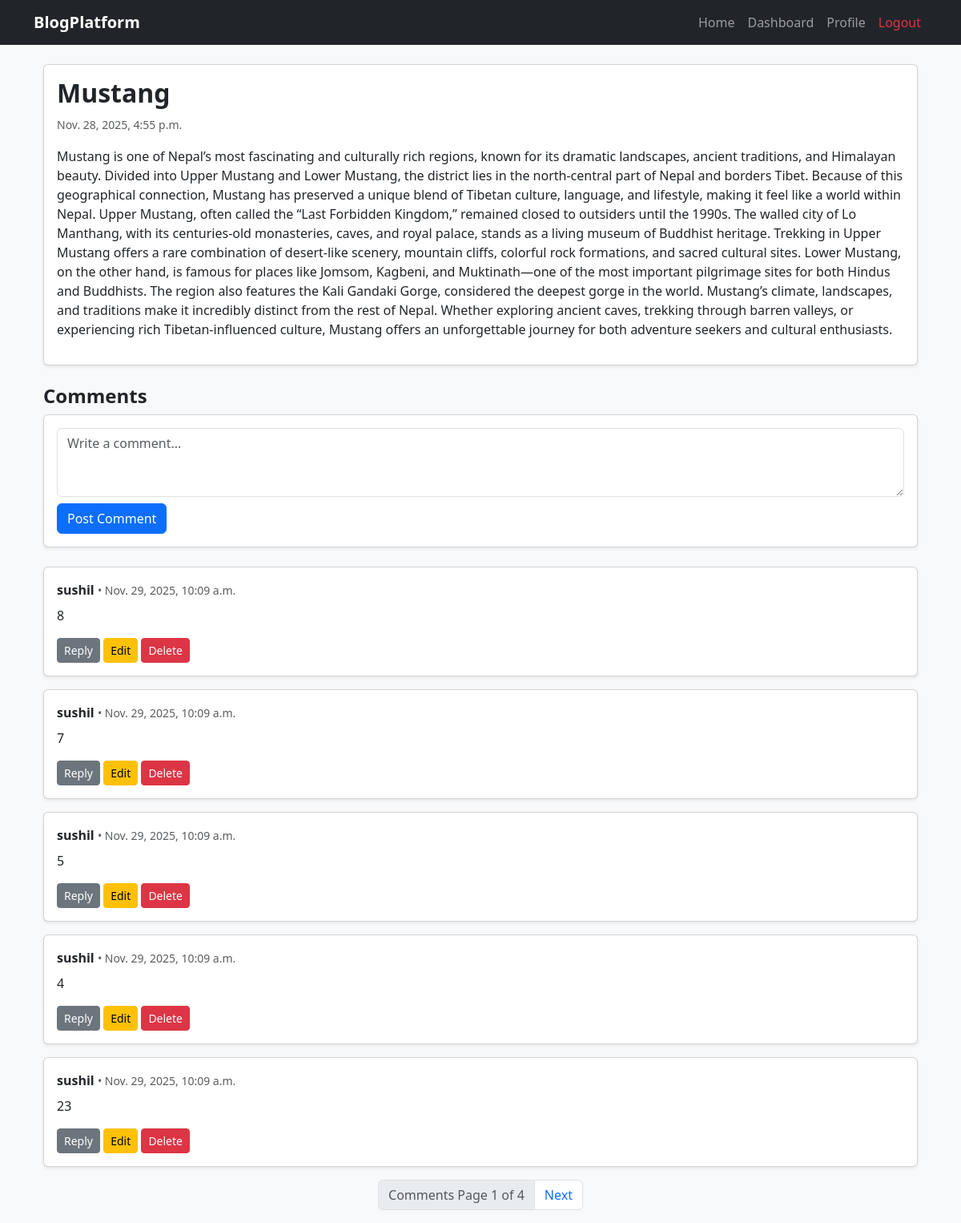
The app's page /post/15/ (signed in) with its own data.
### base/models.py (models this page shows)
class Post(models.Model):
    STATUS_CHOICES = (
        ("draft", "Draft"),
        ("published", "Published"),
    )
    title = models.CharField(max_length=255)
    content = models.TextField()
    author = models.ForeignKey(User, on_delete=models.CASCADE)
    categories = models.ManyToManyField(Category, blank=True)
    tags = models.ManyToManyField(Tag, blank=True)
    status = models.CharField(max_length=12, choices=STATUS_CHOICES, default="draft")
    publication_date = models.DateTimeField(auto_now_add=True)

class Comment(models.Model):
    post = models.ForeignKey(Post, on_delete=models.CASCADE, related_name="comments")
    author = models.ForeignKey(User, on_delete=models.CASCADE)
    content = models.TextField()
    parent_comment = models.ForeignKey(
        "self",
        on_delete=models.CASCADE,
        null=True,
        blank=True,
        related_name="replies"
    )
    created_date = models.DateTimeField(auto_now_add=True)

class User(AbstractUser):
    email = models.EmailField(unique=True)
    username = models.CharField(max_length=150, unique=True)
    bio = models.TextField(null=True, blank=True)
    profile_picture = models.ImageField(upload_to="profile_pics/", null=True, blank=True)
    ROLE_CHOICES = (
        ("author", "Author"),
        ("reader", "Reader"),
    )
    role = models.CharField(max_length=10, choices=ROLE_CHOICES, default="reader")
    class Meta:
        swappable = 'AUTH_USER_MODEL'

### base/views.py (the view, shortened to what this page needs)
# urls.py: path('post/<int:pk>/', post_detail, name='post_detail'),
@login_required(login_url='login')
def post_detail(request, pk):
    post = get_object_or_404(Post, id=pk)
    comments_list = Comment.objects.filter(
        post=post,
        parent_comment=None
    ).order_by("-created_date")
    paginator = Paginator(comments_list, 5)
    page_number = request.GET.get("cpage")
    comments = paginator.get_page(page_number)
    return render(request, "post_detail.html", {
        "post": post,
        "comments": comments,   # Paginated comments
    })

### templates/post_detail.html (shortened to what this page needs)
{% extends 'base.html' %}
{% block content %}
<div class="container mt-4">
    <div class="card shadow-sm mb-4">
        <div class="card-body">
            <h2 class="fw-bold">{{ post.title }}</h2>
            <small class="text-muted">
                {{ post.publication_date }}
            </small>
            <p class="mt-3">{{ post.content }}</p>
        </div>
    </div>
    <h4 class="fw-bold">Comments</h4>
    <div class="card shadow-sm mb-4">
        <div class="card-body">
            <form method="POST">
                <textarea name="comment" class="form-control" rows="3"
                          placeholder="Write a comment..." required></textarea>
                <button class="btn btn-primary mt-2">Post Comment</button>
            </form>
        </div>
    </div>
    {% for c in comments %}
    <div class="card mb-3 shadow-sm">
        <div class="card-body">
            <strong>{{ c.author.username }}</strong>
            <small class="text-muted"> • {{ c.created_date }}</small>
            <p class="mt-2">{{ c.content }}</p>
            <button class="btn btn-secondary btn-sm"
                    type="button"
                    onclick="toggleReplyForm({{ c.id }})">
                Reply
            </button>
            {% if user == c.author %}
            <a class="btn btn-sm btn-warning" href="{% url 'comment_edit' c.id %}">Edit</a>
            <a class="btn btn-sm btn-danger"
               href="{% url 'comment_delete' c.id %}"
               onclick="return confirm('Delete this comment?');">
                Delete
            </a>
            {% endif %}
        </div>
    </div>
    {% empty %}
        <p>No comments yet.</p>
    {% endfor %}
    <nav>
        <ul class="pagination justify-content-center">
            <li class="page-item disabled">
                <a class="page-link">
                    Comments Page {{ comments.number }} of {{ comments.paginator.num_pages }}
                </a>
            </li>
            {% if comments.has_next %}
            <li class="page-item">
                <a class="page-link" href="?cpage={{ comments.next_page_number }}">
                    Next
                </a>
            </li>
            {% endif %}
        </ul>
    </nav>
</div>
{% endblock %}

### records on screen
Post: title "Mustang", publication_date "Nov. 28, 2025, 4:55 p.m.", content "Mustang is one of Nepal’s most fascinating and culturally rich regions, known for its dramatic landscapes, ancient traditions, and Himalayan beauty. Divided into Upper Mustang and Lower Mustang, the district lies in the north-central part of Nepal and borders Tibet. Because of this geographical connection, Mustang has preserved a unique blend of Tibetan culture, language, and lifestyle, making it feel like a world within Nepal. Upper Mustang, often called the “Last Forbidden Kingdom,” remained closed to outsiders until the 1990s. The walled city of Lo Manthang, with its centuries-old monasteries, caves, and royal palace, stands as a living museum of Buddhist heritage. Trekking in Upper…"
Comment: author.username "sushil", created_date "Nov. 29, 2025, 10:09 a.m.", content "8", shows "Edit"
Comment: author.username "sushil", created_date "Nov. 29, 2025, 10:09 a.m.", content "7", shows "Edit"
Comment: author.username "sushil", created_date "Nov. 29, 2025, 10:09 a.m.", content "5", shows "Edit"
Comment: author.username "sushil", created_date "Nov. 29, 2025, 10:09 a.m.", content "4", shows "Edit"
Comment: author.username "sushil", created_date "Nov. 29, 2025, 10:09 a.m.", content "23", shows "Edit"

### other values on screen
{{ comments.number }} "1"
{{ comments.paginator.num_pages }} "4"
